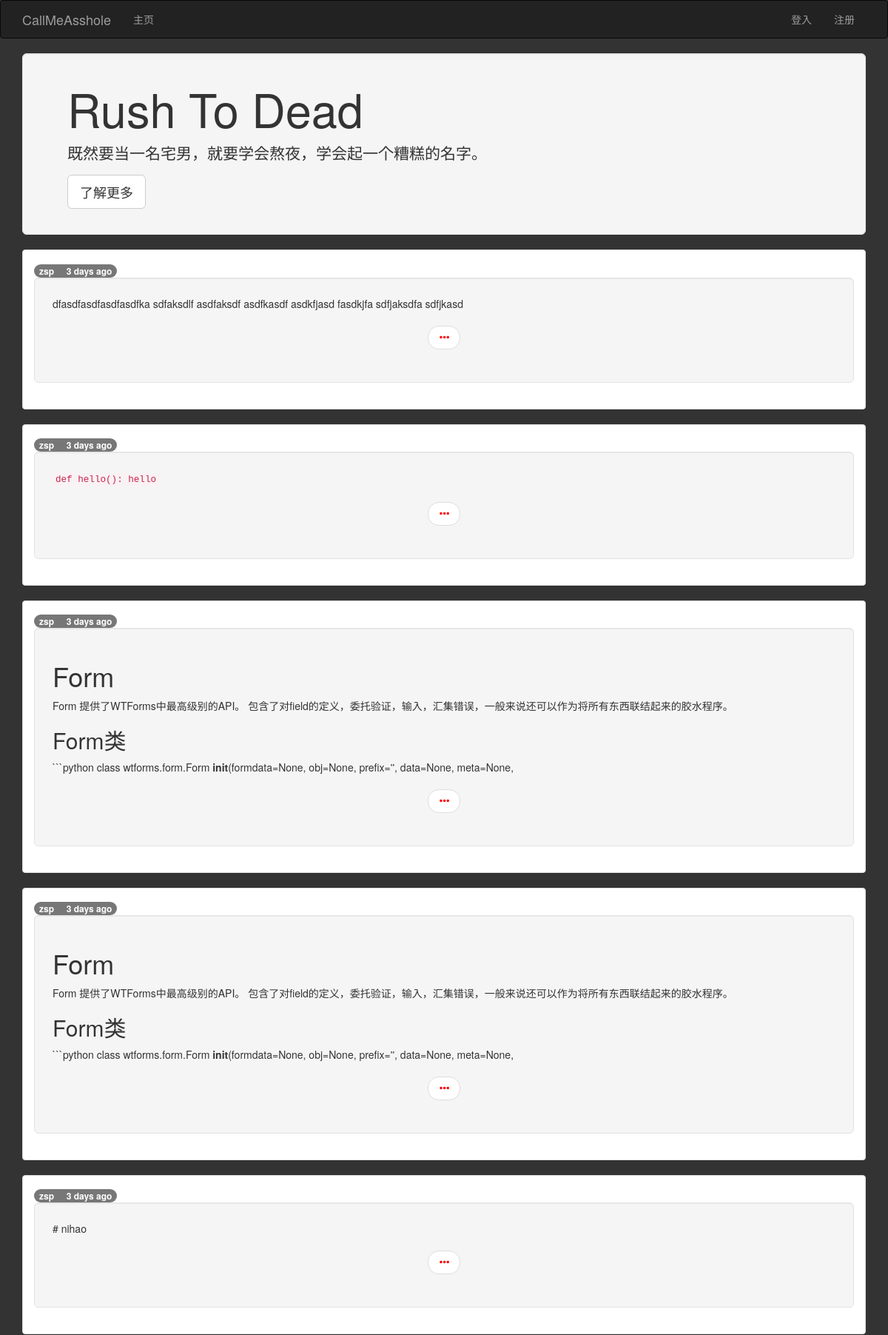
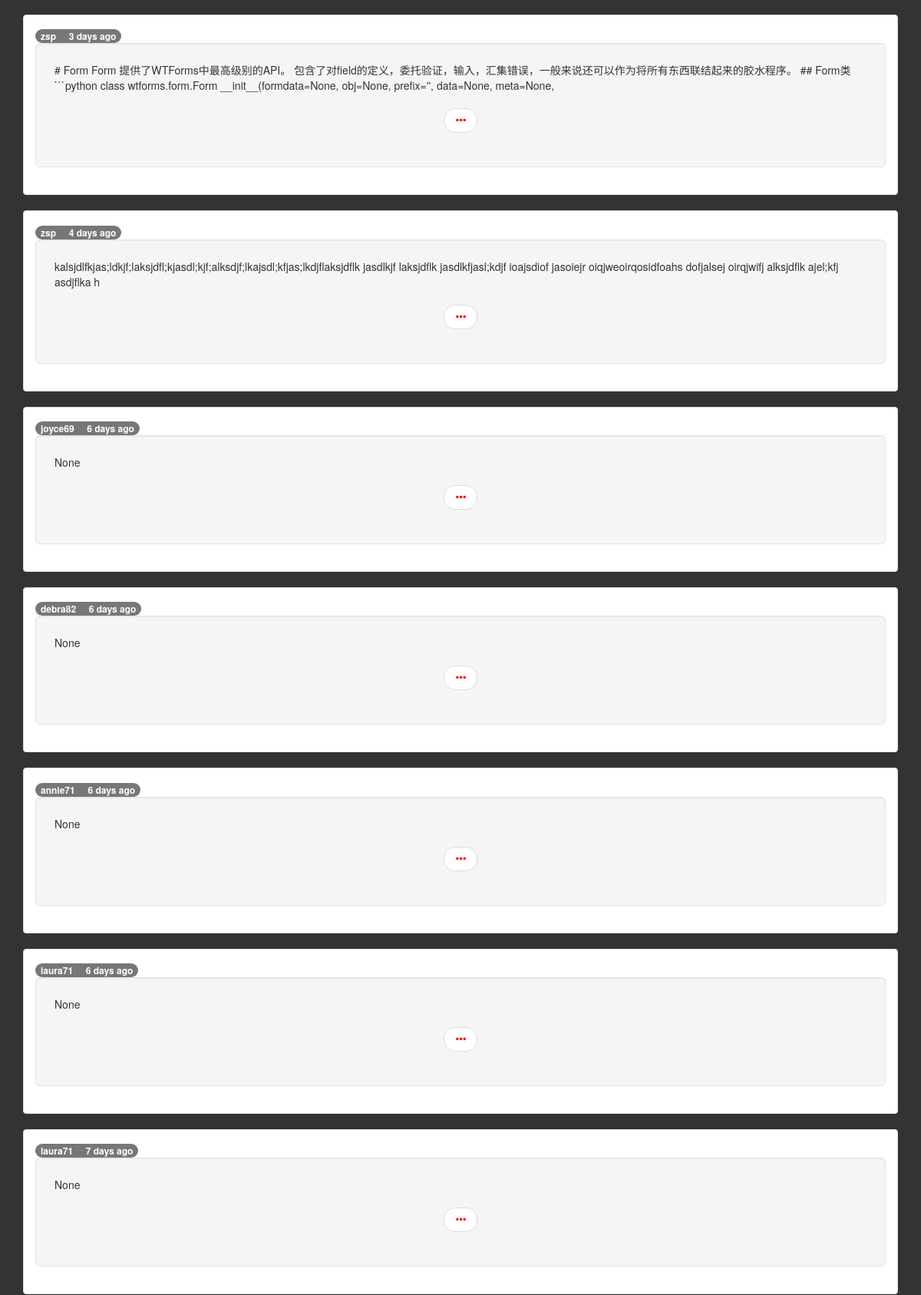
The page / (upper part) on the database its author committed (2 pictures, top to bottom).
### app/models.py (models this page shows, shortened)
class Post(db.Model):
	__tablename__ = 'posts'
	id = db.Column(db.Integer,primary_key=True)
	title = db.Column(db.String(64))
	subtitle = db.Column(db.String(64))
	body = db.Column(db.Text)
	body_html = db.Column(db.Text)
	body_browse = db.Column(db.Text)
	body_browse_html= db.Column(db.Text)
	timestamp = db.Column(db.DateTime,index=True,default=datetime.utcnow)
	author_id = db.Column(db.Integer,db.ForeignKey('users.id'))

class User(UserMixin,db.Model):
	__tablename__ = 'users'
	email = db.Column(db.String(64),unique=True,index=True)
	id = db.Column(db.Integer,primary_key=True)
	username = db.Column(db.String(64),unique=True,index=True)
	role_id = db.Column(db.Integer,db.ForeignKey('roles.id'))
	password_hash = db.Column(db.String(128))
	posts = db.relationship('Post',backref='author',lazy='dynamic')
	name = db.Column(db.String(64))
	about_me = db.Column(db.Text())
	memeber_since = db.Column(db.DateTime(),default=datetime.utcnow)
	last_seen = db.Column(db.DateTime(),default=datetime.utcnow)
	@property
	def password(self):
		raise AttributeError("password is not a readable attribute!")

### app/main/views.py (the view)
@main.route('/',methods=['GET','POST'])
def index():
	form = PostForm()
	if current_user.can(Permission.WRITE_ARTICLES) and \
	form.validate_on_submit():
		post = Post(
			body=form.body.data,
			author = current_user._get_current_object())
		db.session.add(post)
		return redirect(url_for('main.index'))
	page = request.args.get('page',1,type=int)
	pagination = Post.query.order_by(Post.timestamp.desc()).paginate(page,
		per_page=20,error_out=False)
	posts = pagination.items
	return render_template('index.html',form=form,posts=posts,pagination=pagination)
	return render_template('index.html')

### app/auth/views.py (called while the page is built)
@auth.before_app_request
def before_request():
	if current_user.is_authenticated:
		current_user.ping()

### app/main/__init__.py (called while the page is built)
@main.app_context_processor
def inject_permissions():
	return dict(Permission=Permission)

### app/models.py (called while the page is built)
	def can(self,permissions):
		return False

### app/templates/index.html (shortened to what this page needs)
{% extends "base.html" %}
{% import "bootstrap/wtf.html"as wtf %}
{%block head%}
{{super()}}
<link rel="stylesheet" type="text/css" href="{{url_for('static',filename='css/base.css')}}">
{%endblock%}
{% block page_content %}
<div class="jumbotron well">
	<h1>Rush To Dead</h1>
	<p>既然要当一名宅男，就要学会熬夜，学会起一个糟糕的名字。</p>
	<p><a class="btn btn-default btn-lg" href="#" role="button">了解更多</a></p>
</div>
{% include '_posts_browse.html'%}
{% endblock %}

### app/templates/_posts_browse.html
{%for post in posts %}
<div class="panel panel-default">
	<div class="panel-body">
		<a href="{{url_for('main.user',username=post.author.username)}}">
			<span class="badge">
				{{post.author.username}}&nbsp;&nbsp; &nbsp;&nbsp;{{moment(post.timestamp).fromNow()}}
			</span>
		</a>
		<div class="well well-lg">
			{%if post.body_browse_html%}
			{{post.body_browse_html | safe}}
			{%else%}
			{{post.body_browse}}
			{%endif%}
			<nav>
				<ul class="pager">
					<li>
						<a href="{{url_for('main.post',id=post.id)}}">
							<span class="glyphicon glyphicon-option-horizontal"></span>
						</a>
					</li>
				</ul>
			</nav>
		</div>
	</div>
</div>
{%endfor%}

### app/static/css/base.css (style rules this page uses)
body { background-color: #333; }
a { text-decoration:none; color: #FF0000; }

### rows shown on the page
Post: author.username "zsp", timestamp "3 days ago", body_browse_html "dfasdfasdfasdfasdfka sdfaksdlf asdfaksdf asdfkasdf asdkfjasd fasdkjfa sdfjaksdfa sdfjkasd"
Post: author.username "zsp", timestamp "3 days ago", body_browse_html "def hello(): hello"
Post: author.username "zsp", timestamp "3 days ago", body_browse_html "Form Form 提供了WTForms中最高级别的API。 包含了对field的定义，委托验证，输入，汇集错误，一般来说还可以作为将所有东西联结起来的胶水程序。 Form类 ```python class wtforms.form.Form init (formdata=None, obj=None, prefix='', data=None, meta=None,"
Post: author.username "zsp", timestamp "3 days ago", body_browse_html "Form Form 提供了WTForms中最高级别的API。 包含了对field的定义，委托验证，输入，汇集错误，一般来说还可以作为将所有东西联结起来的胶水程序。 Form类 ```python class wtforms.form.Form init (formdata=None, obj=None, prefix='', data=None, meta=None,"
Post: author.username "zsp", timestamp "3 days ago", body_browse "# nihao"
Post: author.username "zsp", timestamp "3 days ago", body_browse "# Form Form 提供了WTForms中最高级别的API。 包含了对field的定义，委托验证，输入，汇集错误，一般来说还可以作为将所有东西联结起来的胶水程序。 ## Form类 ```python class wtforms.form.Form __init__(formdata=None, obj=None, prefix='', data=None, meta=None,"
Post: author.username "zsp", timestamp "4 days ago", body_browse "kalsjdlfkjas;ldkjf;laksjdfl;kjasdl;kjf;alksdjf;lkajsdl;kfjas;lkdjflaksjdflk jasdlkjf laksjdflk jasdlkfjasl;kdjf ioajsdiof jasoiejr oiqjweoirqosidfoahs dofjalsej oirqjwifj alksjdflk ajel;kfj asdjflka h"
Post: author.username "joyce69", timestamp "6 days ago", body_browse "None"
Post: author.username "debra82", timestamp "6 days ago", body_browse "None"
Post: author.username "annie71", timestamp "6 days ago", body_browse "None"
Post: author.username "laura71", timestamp "6 days ago", body_browse "None"
Post: author.username "laura71", timestamp "7 days ago", body_browse "None"
